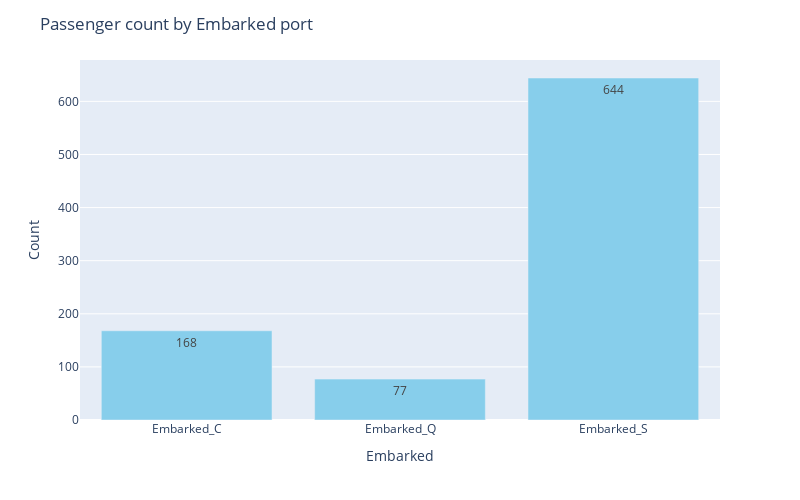

Source (notebook cell):
### Code cell
import pandas as pd
counts = df_encoded[['Embarked_C', 'Embarked_Q', 'Embarked_S']].sum()

fig = px.bar(counts,x=counts.index,y=counts.values,text=counts.values,color_discrete_sequence=["skyblue"])
fig.update_layout(title="Passenger count by Embarked port",xaxis_title="Embarked",yaxis_title="Count",width=800,height=500)
fig.show()

### Figure 1 — Plotly figure (JSON) as saved in the notebook; plotly's stock layout.template omitted (floating-point values rounded to 4 significant figures)
{"data": [{"alignmentgroup": "True", "hovertemplate": "index=%{x}<br>y=%{y}<br>text=%{text}<extra></extra>", "legendgroup": "", "marker": {"color": "skyblue", "pattern": {"shape": ""}}, "name": "", "offsetgroup": "", "orientation": "v", "showlegend": false, "text": [168, 77, 644], "textposition": "auto", "type": "bar", "x": ["Embarked_C", "Embarked_Q", "Embarked_S"], "xaxis": "x", "y": [168, 77, 644], "yaxis": "y"}], "layout": {"barmode": "relative", "height": 500, "legend": {"tracegroupgap": 0}, "margin": {"t": 60}, "title": {"text": "Passenger count by Embarked port"}, "width": 800, "xaxis": {"anchor": "y", "domain": [0, 1], "title": {"text": "Embarked"}}, "yaxis": {"anchor": "x", "domain": [0, 1], "title": {"text": "Count"}}}}
